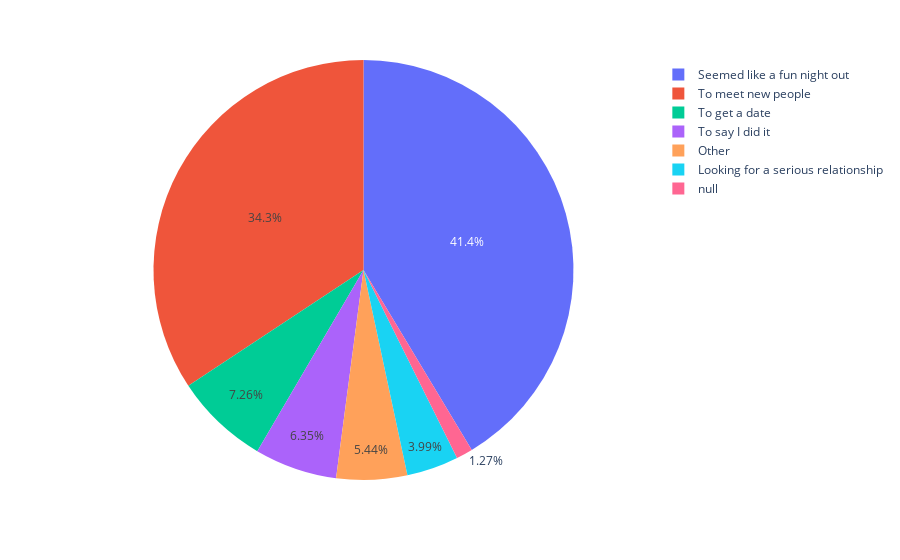

Notebook cell for this chart:
### Code cell
fig = px.pie(df_partners, names="Goal for the evening")
fig.show()

### Figure 1 — Plotly figure (JSON) as saved in the notebook; plotly's stock layout.template omitted (floating-point values rounded to 4 significant figures; data arrays with more than 128 entries replaced by an {"elided": "..."} marker saying what was removed)
{"data": [{"domain": {"x": [0, 1], "y": [0, 1]}, "hovertemplate": "Goal for the evening=%{label}<extra></extra>", "labels": {"elided": "551 str values"}, "legendgroup": "", "name": "", "showlegend": true, "type": "pie"}], "layout": {"legend": {"tracegroupgap": 0}, "margin": {"t": 60}}}
